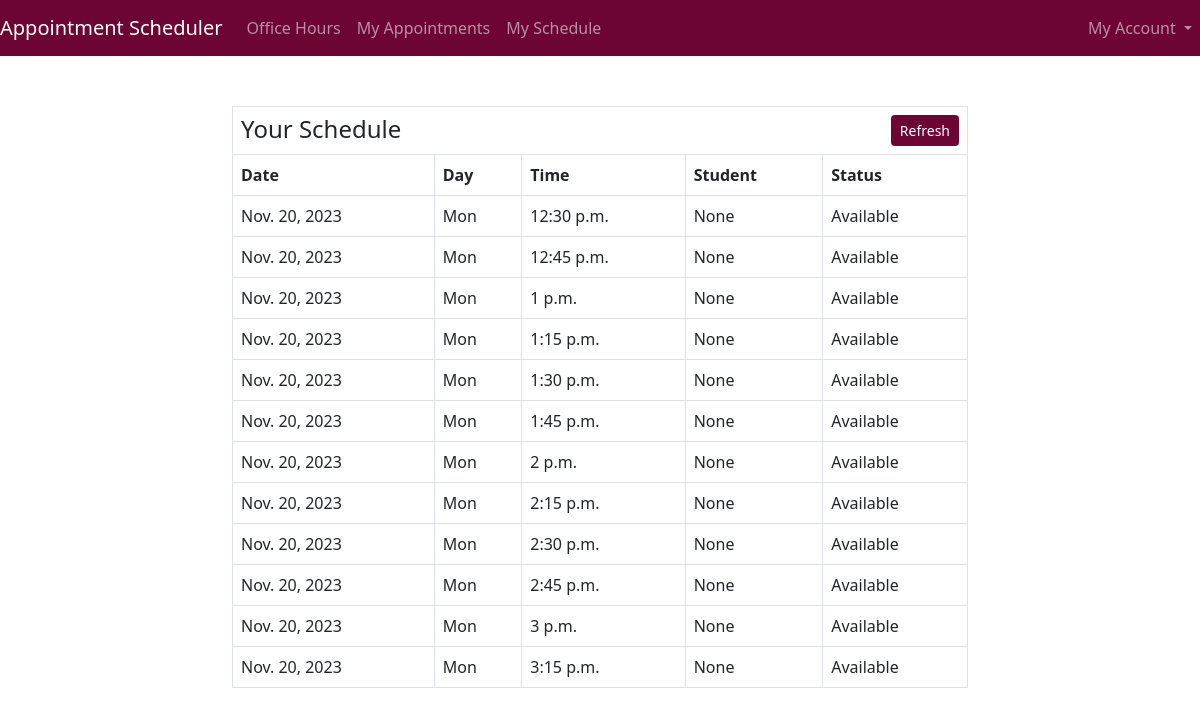
Page /myschedule/ (signed in) on the committed database.
### Professor/models.py (models this page shows, shortened)
class Appointment(models.Model):
    AppointmentId=models.UUIDField(default=uuid.uuid4,unique=True,primary_key=True,blank=False,null=False,editable=False)
    Professor=models.ForeignKey(Professor,blank=True,null=True,on_delete=models.CASCADE)
    Date=models.DateField()
    Day=models.CharField(max_length=10,null=True)
    Time=models.TimeField()
    Student=models.ForeignKey(Student,blank=True,null=True,on_delete=models.SET_NULL)
    Confirmed=models.BooleanField()
    created_on = models.DateTimeField(default=timezone.now)
    created_by = models.CharField(max_length=100, blank=True, null=True)
    updated_on = models.DateTimeField(auto_now=True)
    updated_by = models.CharField(max_length=100, blank=True, null=True)
    class Meta:
        verbose_name_plural="Appointments"
        ordering = ['Date','Time','Professor','Day']

### Professor/views.py (the view)
# urls.py: path('myschedule/',views.MySchedule,name='myschedule'),
@login_required(login_url='login')
def MySchedule(request):
    professor=Professor.objects.get(user=request.user)
    current_date = date.today()
    current_time = datetime.now()
    appointments=Appointment.objects.filter(Professor=professor,Date__gte=current_date).exclude(Date=current_date, Time__lt=current_time)
    context={'appointments':appointments}
    return render(request,'professors/myschedule.html',context)

### Professor/context_processors.py (called while the page is built)
def user_role(request):
    is_student = False
    is_professor = False
    if request.user.is_authenticated:
        user = request.user
        if Student.objects.filter(user=user).exists():
            is_student=True
        else:
            is_professor = True
    return {
        'is_student': is_student,
        'is_professor': is_professor,
    }

### templates/professors/myschedule.html
{% extends 'main.html' %}
{% block content %}
<div class="container">
  <div class="row justify-content-center" style="margin-top: 50px;">
    <div class="col-md-8">
      <div class="card-body">
        <table class="table table-bordered table-hover">
          <thead>
            <tr>
              <th colspan="6" style="text-align: left;">
                <h2 style="font-size: 24px; margin: 0; display: inline;">Your Schedule</h2>
                <a href="">
                    <button class="btn btn-sm" style="background-color: #6c0434; color: white; float: right;">Refresh</button>
                </a>
              </th>
            </tr>
            <tr>
                <th scope="col">Date</th>
                <th scope="col">Day</th>
                <th scope="col">Time</th>
                <th scope="col">Student</th>
                <th scope="col">Status</th>
              </tr>
          </thead>
          <tbody>
            {%for appointment in appointments%}
            <tr>
                <td>{{appointment.Date}}</td>
                <td>{{appointment.Day}}</td>
                <td>{{appointment.Time}}</td>
                <td>{{appointment.Student}}</td>
                <td>
                    {% if appointment.Confirmed %}
                    <span style="color: green; font-weight: bold;">Confirmed</span>
                    {% else %}
                        Available
                    {% endif %}
                </td>
            </tr>
            {%endfor%}
        </tbody>
        </table>
      </div>
    </div>
  </div>
</div>
{% endblock content %}

### rows in the picture
Appointment: Date "Nov. 20, 2023", Day "Mon", Time "12:30 p.m.", Student "None", Confirmed "Available"
Appointment: Date "Nov. 20, 2023", Day "Mon", Time "12:45 p.m.", Student "None", Confirmed "Available"
Appointment: Date "Nov. 20, 2023", Day "Mon", Time "1 p.m.", Student "None", Confirmed "Available"
Appointment: Date "Nov. 20, 2023", Day "Mon", Time "1:15 p.m.", Student "None", Confirmed "Available"
Appointment: Date "Nov. 20, 2023", Day "Mon", Time "1:30 p.m.", Student "None", Confirmed "Available"
Appointment: Date "Nov. 20, 2023", Day "Mon", Time "1:45 p.m.", Student "None", Confirmed "Available"
Appointment: Date "Nov. 20, 2023", Day "Mon", Time "2 p.m.", Student "None", Confirmed "Available"
Appointment: Date "Nov. 20, 2023", Day "Mon", Time "2:15 p.m.", Student "None", Confirmed "Available"
Appointment: Date "Nov. 20, 2023", Day "Mon", Time "2:30 p.m.", Student "None", Confirmed "Available"
Appointment: Date "Nov. 20, 2023", Day "Mon", Time "2:45 p.m.", Student "None", Confirmed "Available"
Appointment: Date "Nov. 20, 2023", Day "Mon", Time "3 p.m.", Student "None", Confirmed "Available"
Appointment: Date "Nov. 20, 2023", Day "Mon", Time "3:15 p.m.", Student "None", Confirmed "Available"
